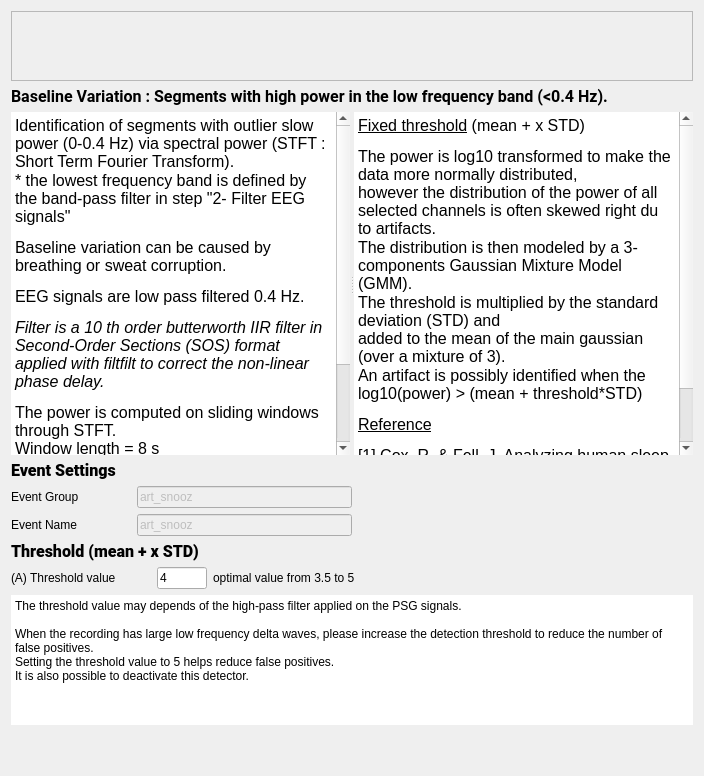
<?xml version="1.0" encoding="UTF-8"?>
<ui version="4.0">
 <class>BslVarStep</class>
 <widget class="QWidget" name="BslVarStep">
  <property name="geometry">
   <rect>
    <x>0</x>
    <y>0</y>
    <width>704</width>
    <height>776</height>
   </rect>
  </property>
  <property name="windowTitle">
   <string>Form</string>
  </property>
  <property name="styleSheet">
   <string notr="true">font: 12pt &quot;Roboto&quot;;</string>
  </property>
  <layout class="QVBoxLayout" name="verticalLayout_2">
   <item>
    <widget class="QScrollArea" name="scrollArea">
     <property name="sizePolicy">
      <sizepolicy hsizetype="Expanding" vsizetype="Preferred">
       <horstretch>0</horstretch>
       <verstretch>0</verstretch>
      </sizepolicy>
     </property>
     <property name="widgetResizable">
      <bool>true</bool>
     </property>
     <widget class="QWidget" name="scrollAreaWidgetContents">
      <property name="geometry">
       <rect>
        <x>0</x>
        <y>0</y>
        <width>1545</width>
        <height>161</height>
       </rect>
      </property>
      <layout class="QHBoxLayout" name="horizontalLayout">
       <item>
        <widget class="QLabel" name="label_7">
         <property name="text">
          <string/>
         </property>
         <property name="alignment">
          <set>Qt::AlignmentFlag::AlignCenter</set>
         </property>
        </widget>
       </item>
      </layout>
     </widget>
    </widget>
   </item>
   <item>
    <widget class="QLabel" name="label_6">
     <property name="sizePolicy">
      <sizepolicy hsizetype="Preferred" vsizetype="Fixed">
       <horstretch>0</horstretch>
       <verstretch>0</verstretch>
      </sizepolicy>
     </property>
     <property name="font">
      <font>
       <family>Roboto</family>
       <pointsize>12</pointsize>
       <italic>false</italic>
       <bold>false</bold>
      </font>
     </property>
     <property name="text">
      <string>&lt;html&gt;&lt;head/&gt;&lt;body&gt;&lt;p&gt;&lt;span style=&quot; font-weight:600;&quot;&gt;Baseline Variation : Segments with high power in the low frequency band (&amp;lt;0.4 Hz).&lt;/span&gt;&lt;/p&gt;&lt;/body&gt;&lt;/html&gt;</string>
     </property>
    </widget>
   </item>
   <item>
    <widget class="QSplitter" name="splitter">
     <property name="sizePolicy">
      <sizepolicy hsizetype="Expanding" vsizetype="Expanding">
       <horstretch>0</horstretch>
       <verstretch>0</verstretch>
      </sizepolicy>
     </property>
     <property name="orientation">
      <enum>Qt::Orientation::Horizontal</enum>
     </property>
     <widget class="QTextEdit" name="textEdit_2">
      <property name="minimumSize">
       <size>
        <width>0</width>
        <height>250</height>
       </size>
      </property>
      <property name="frameShape">
       <enum>QFrame::Shape::NoFrame</enum>
      </property>
      <property name="readOnly">
       <bool>true</bool>
      </property>
      <property name="html">
       <string>&lt;!DOCTYPE HTML PUBLIC &quot;-//W3C//DTD HTML 4.0//EN&quot; &quot;http://www.w3.org/TR/REC-html40/strict.dtd&quot;&gt;
&lt;html&gt;&lt;head&gt;&lt;meta name=&quot;qrichtext&quot; content=&quot;1&quot; /&gt;&lt;meta charset=&quot;utf-8&quot; /&gt;&lt;style type=&quot;text/css&quot;&gt;
p, li { white-space: pre-wrap; }
hr { height: 1px; border-width: 0; }
li.unchecked::marker { content: &quot;\2610&quot;; }
li.checked::marker { content: &quot;\2612&quot;; }
&lt;/style&gt;&lt;/head&gt;&lt;body style=&quot; font-family:'Roboto'; font-size:12pt; font-weight:400; font-style:normal;&quot;&gt;
&lt;p style=&quot; margin-top:0px; margin-bottom:0px; margin-left:0px; margin-right:0px; -qt-block-indent:0; text-indent:0px;&quot;&gt;&lt;span style=&quot; color:#000000;&quot;&gt;Identification of segments with outlier slow power (0-0.4 Hz) via spectral power (STFT : Short Term Fourier Transform).&lt;/span&gt;&lt;/p&gt;
&lt;p style=&quot; margin-top:0px; margin-bottom:0px; margin-left:0px; margin-right:0px; -qt-block-indent:0; text-indent:0px;&quot;&gt;&lt;span style=&quot; color:#000000;&quot;&gt;* the lowest frequency band is defined by the band-pass filter in step &amp;quot;2- Filter EEG signals&amp;quot;&lt;/span&gt;&lt;/p&gt;
&lt;p style=&quot; margin-top:12px; margin-bottom:12px; margin-left:0px; margin-right:0px; -qt-block-indent:0; text-indent:0px;&quot;&gt;&lt;span style=&quot; color:#000000;&quot;&gt;Baseline variation can be caused by breathing or sweat corruption.&lt;/span&gt;&lt;/p&gt;
&lt;p style=&quot; margin-top:12px; margin-bottom:12px; margin-left:0px; margin-right:0px; -qt-block-indent:0; text-indent:0px;&quot;&gt;&lt;span style=&quot; color:#000000;&quot;&gt;EEG signals are low pass filtered 0.4 Hz.&lt;/span&gt;&lt;/p&gt;
&lt;p style=&quot; margin-top:12px; margin-bottom:12px; margin-left:0px; margin-right:0px; -qt-block-indent:0; text-indent:0px;&quot;&gt;&lt;span style=&quot; font-style:italic; color:#000000;&quot;&gt;Filter is a 10 th order butterworth IIR filter in Second-Order Sections (SOS) format &lt;br /&gt;applied with filtfilt to correct the non-linear phase delay.&lt;/span&gt;&lt;/p&gt;
&lt;p style=&quot; margin-top:12px; margin-bottom:12px; margin-left:0px; margin-right:0px; -qt-block-indent:0; text-indent:0px;&quot;&gt;&lt;span style=&quot; color:#000000;&quot;&gt;The power is computed on sliding windows through STFT.&lt;br /&gt;Window length = 8 s&lt;br /&gt;Window step = 4 s&lt;/span&gt;&lt;/p&gt;
&lt;p style=&quot; margin-top:12px; margin-bottom:12px; margin-left:0px; margin-right:0px; -qt-block-indent:0; text-indent:0px;&quot;&gt;&lt;span style=&quot; font-style:italic; color:#000000;&quot;&gt;The STFT is applied to integrate (sum) the signal power within a frequency range&lt;br /&gt; of the true spectrum (units² ex. µV²) as suggested in [1].&lt;/span&gt;&lt;/p&gt;&lt;/body&gt;&lt;/html&gt;</string>
      </property>
     </widget>
     <widget class="QTextEdit" name="textEdit">
      <property name="minimumSize">
       <size>
        <width>0</width>
        <height>250</height>
       </size>
      </property>
      <property name="frameShape">
       <enum>QFrame::Shape::NoFrame</enum>
      </property>
      <property name="frameShadow">
       <enum>QFrame::Shadow::Sunken</enum>
      </property>
      <property name="lineWidth">
       <number>1</number>
      </property>
      <property name="readOnly">
       <bool>true</bool>
      </property>
      <property name="html">
       <string>&lt;!DOCTYPE HTML PUBLIC &quot;-//W3C//DTD HTML 4.0//EN&quot; &quot;http://www.w3.org/TR/REC-html40/strict.dtd&quot;&gt;
&lt;html&gt;&lt;head&gt;&lt;meta name=&quot;qrichtext&quot; content=&quot;1&quot; /&gt;&lt;meta charset=&quot;utf-8&quot; /&gt;&lt;style type=&quot;text/css&quot;&gt;
p, li { white-space: pre-wrap; }
hr { height: 1px; border-width: 0; }
li.unchecked::marker { content: &quot;\2610&quot;; }
li.checked::marker { content: &quot;\2612&quot;; }
&lt;/style&gt;&lt;/head&gt;&lt;body style=&quot; font-family:'Roboto'; font-size:12pt; font-weight:400; font-style:normal;&quot;&gt;
&lt;p style=&quot; margin-top:12px; margin-bottom:12px; margin-left:0px; margin-right:0px; -qt-block-indent:0; text-indent:0px;&quot;&gt;&lt;span style=&quot; text-decoration: underline; color:#000000;&quot;&gt;Fixed threshold&lt;/span&gt;&lt;span style=&quot; color:#000000;&quot;&gt; (mean + x STD)&lt;/span&gt;&lt;/p&gt;
&lt;p style=&quot; margin-top:0px; margin-bottom:0px; margin-left:0px; margin-right:0px; -qt-block-indent:0; text-indent:0px;&quot;&gt;The power is log10 transformed to make the data more normally distributed, &lt;br /&gt;however the distribution of the power of all selected channels is often skewed right du to artifacts.&lt;/p&gt;
&lt;p style=&quot; margin-top:0px; margin-bottom:0px; margin-left:0px; margin-right:0px; -qt-block-indent:0; text-indent:0px;&quot;&gt;The distribution is then modeled by a 3-components Gaussian Mixture Model (GMM).&lt;/p&gt;
&lt;p style=&quot; margin-top:0px; margin-bottom:0px; margin-left:0px; margin-right:0px; -qt-block-indent:0; text-indent:0px;&quot;&gt;The threshold is multiplied by the standard deviation (STD) and &lt;br /&gt;added to the mean of the main gaussian (over a mixture of 3).&lt;/p&gt;
&lt;p style=&quot; margin-top:0px; margin-bottom:0px; margin-left:0px; margin-right:0px; -qt-block-indent:0; text-indent:0px;&quot;&gt;An artifact is possibly identified when the log10(power) &amp;gt; (mean + threshold*STD)&lt;/p&gt;
&lt;p style=&quot; margin-top:12px; margin-bottom:12px; margin-left:0px; margin-right:0px; -qt-block-indent:0; text-indent:0px;&quot;&gt;&lt;a href=&quot;https://pubmed.ncbi.nlm.nih.gov/12723066/&quot;&gt;&lt;span style=&quot; text-decoration: underline; color:#000000;&quot;&gt;Reference&lt;/span&gt;&lt;/a&gt;&lt;/p&gt;
&lt;p style=&quot; margin-top:12px; margin-bottom:12px; margin-left:0px; margin-right:0px; -qt-block-indent:0; text-indent:0px;&quot;&gt;&lt;span style=&quot; color:#000000;&quot;&gt;[1] Cox, R. &amp;amp; Fell, J. Analyzing human sleep EEG: A methodological primer with code implementation. &lt;br /&gt;Sleep Medicine Reviews54, 101353 (2020).&lt;/span&gt;&lt;/p&gt;&lt;/body&gt;&lt;/html&gt;</string>
      </property>
     </widget>
    </widget>
   </item>
   <item>
    <layout class="QHBoxLayout" name="horizontalLayout_5">
     <item>
      <layout class="QVBoxLayout" name="verticalLayout">
       <item>
        <widget class="QLabel" name="label_4">
         <property name="sizePolicy">
          <sizepolicy hsizetype="Preferred" vsizetype="Fixed">
           <horstretch>0</horstretch>
           <verstretch>0</verstretch>
          </sizepolicy>
         </property>
         <property name="font">
          <font>
           <family>Roboto</family>
           <pointsize>12</pointsize>
           <italic>false</italic>
           <bold>false</bold>
          </font>
         </property>
         <property name="text">
          <string>&lt;html&gt;&lt;head/&gt;&lt;body&gt;&lt;p&gt;&lt;span style=&quot; font-weight:700;&quot;&gt;Event Settings&lt;/span&gt;&lt;/p&gt;&lt;/body&gt;&lt;/html&gt;</string>
         </property>
        </widget>
       </item>
       <item>
        <layout class="QHBoxLayout" name="horizontalLayout_3">
         <item>
          <widget class="QLabel" name="label_3">
           <property name="sizePolicy">
            <sizepolicy hsizetype="Fixed" vsizetype="Fixed">
             <horstretch>0</horstretch>
             <verstretch>0</verstretch>
            </sizepolicy>
           </property>
           <property name="minimumSize">
            <size>
             <width>120</width>
             <height>0</height>
            </size>
           </property>
           <property name="text">
            <string>Event Group</string>
           </property>
          </widget>
         </item>
         <item>
          <widget class="QLineEdit" name="group_lineEdit">
           <property name="enabled">
            <bool>false</bool>
           </property>
           <property name="maximumSize">
            <size>
             <width>300</width>
             <height>16777215</height>
            </size>
           </property>
           <property name="toolTip">
            <string>In which &quot;Event Group&quot; the detected artifact are added (how they will be written to  the annotation file). Go to the general Detectors Settings to edit the group.</string>
           </property>
           <property name="text">
            <string>art_snooz</string>
           </property>
          </widget>
         </item>
        </layout>
       </item>
       <item>
        <layout class="QHBoxLayout" name="horizontalLayout_4">
         <item>
          <widget class="QLabel" name="label_11">
           <property name="sizePolicy">
            <sizepolicy hsizetype="Fixed" vsizetype="Fixed">
             <horstretch>0</horstretch>
             <verstretch>0</verstretch>
            </sizepolicy>
           </property>
           <property name="minimumSize">
            <size>
             <width>120</width>
             <height>0</height>
            </size>
           </property>
           <property name="text">
            <string>Event Name</string>
           </property>
          </widget>
         </item>
         <item>
          <widget class="QLineEdit" name="name_lineEdit">
           <property name="enabled">
            <bool>false</bool>
           </property>
           <property name="maximumSize">
            <size>
             <width>300</width>
             <height>16777215</height>
            </size>
           </property>
           <property name="toolTip">
            <string>The event name of the detected artifact (how they will be wrtten to the annotation file).  Go to the general Detectors Settings to edit the name.</string>
           </property>
           <property name="text">
            <string>art_snooz</string>
           </property>
          </widget>
         </item>
        </layout>
       </item>
      </layout>
     </item>
     <item>
      <spacer name="horizontalSpacer_2">
       <property name="orientation">
        <enum>Qt::Orientation::Horizontal</enum>
       </property>
       <property name="sizeType">
        <enum>QSizePolicy::Policy::Expanding</enum>
       </property>
       <property name="sizeHint" stdset="0">
        <size>
         <width>13</width>
         <height>13</height>
        </size>
       </property>
      </spacer>
     </item>
    </layout>
   </item>
   <item>
    <widget class="QLabel" name="label">
     <property name="sizePolicy">
      <sizepolicy hsizetype="Preferred" vsizetype="Fixed">
       <horstretch>0</horstretch>
       <verstretch>0</verstretch>
      </sizepolicy>
     </property>
     <property name="font">
      <font>
       <family>Roboto</family>
       <pointsize>12</pointsize>
       <italic>false</italic>
       <bold>false</bold>
       <stylestrategy>PreferAntialias</stylestrategy>
      </font>
     </property>
     <property name="text">
      <string>&lt;html&gt;&lt;head/&gt;&lt;body&gt;&lt;p&gt;&lt;span style=&quot; font-weight:700;&quot;&gt;Threshold (mean + x STD)&lt;/span&gt;&lt;/p&gt;&lt;/body&gt;&lt;/html&gt;</string>
     </property>
    </widget>
   </item>
   <item>
    <layout class="QHBoxLayout" name="horizontalLayout_2">
     <item>
      <widget class="QLabel" name="label_5">
       <property name="sizePolicy">
        <sizepolicy hsizetype="Preferred" vsizetype="Fixed">
         <horstretch>0</horstretch>
         <verstretch>0</verstretch>
        </sizepolicy>
       </property>
       <property name="minimumSize">
        <size>
         <width>140</width>
         <height>0</height>
        </size>
       </property>
       <property name="midLineWidth">
        <number>0</number>
       </property>
       <property name="text">
        <string>&lt;html&gt;&lt;head/&gt;&lt;body&gt;&lt;p&gt;(A) Threshold value&lt;/p&gt;&lt;/body&gt;&lt;/html&gt;</string>
       </property>
       <property name="textFormat">
        <enum>Qt::TextFormat::RichText</enum>
       </property>
      </widget>
     </item>
     <item>
      <widget class="QLineEdit" name="threshold_lineEdit">
       <property name="maximumSize">
        <size>
         <width>50</width>
         <height>16777215</height>
        </size>
       </property>
       <property name="toolTip">
        <string>The threshold value to identify the artifact.  Its units is x times the baseline standard deviation.</string>
       </property>
       <property name="text">
        <string>4</string>
       </property>
      </widget>
     </item>
     <item>
      <widget class="QLabel" name="label_2">
       <property name="sizePolicy">
        <sizepolicy hsizetype="Preferred" vsizetype="Fixed">
         <horstretch>0</horstretch>
         <verstretch>0</verstretch>
        </sizepolicy>
       </property>
       <property name="maximumSize">
        <size>
         <width>200</width>
         <height>16777215</height>
        </size>
       </property>
       <property name="text">
        <string>optimal value from 3.5 to 5</string>
       </property>
       <property name="alignment">
        <set>Qt::AlignmentFlag::AlignLeading|Qt::AlignmentFlag::AlignLeft|Qt::AlignmentFlag::AlignVCenter</set>
       </property>
      </widget>
     </item>
     <item>
      <spacer name="horizontalSpacer">
       <property name="orientation">
        <enum>Qt::Orientation::Horizontal</enum>
       </property>
       <property name="sizeHint" stdset="0">
        <size>
         <width>40</width>
         <height>20</height>
        </size>
       </property>
      </spacer>
     </item>
    </layout>
   </item>
   <item>
    <widget class="QPlainTextEdit" name="plainTextEdit">
     <property name="sizePolicy">
      <sizepolicy hsizetype="Expanding" vsizetype="Expanding">
       <horstretch>0</horstretch>
       <verstretch>0</verstretch>
      </sizepolicy>
     </property>
     <property name="minimumSize">
      <size>
       <width>0</width>
       <height>0</height>
      </size>
     </property>
     <property name="maximumSize">
      <size>
       <width>16777215</width>
       <height>130</height>
      </size>
     </property>
     <property name="frameShape">
      <enum>QFrame::Shape::NoFrame</enum>
     </property>
     <property name="frameShadow">
      <enum>QFrame::Shadow::Sunken</enum>
     </property>
     <property name="lineWidth">
      <number>1</number>
     </property>
     <property name="readOnly">
      <bool>true</bool>
     </property>
     <property name="plainText">
      <string>The threshold value may depends of the high-pass filter applied on the PSG signals.

When the recording has large low frequency delta waves, please increase the detection threshold to reduce the number of false positives. 
Setting the threshold value to 5 helps reduce false positives.
It is also possible to deactivate this detector.</string>
     </property>
    </widget>
   </item>
   <item>
    <spacer name="verticalSpacer">
     <property name="orientation">
      <enum>Qt::Orientation::Vertical</enum>
     </property>
     <property name="sizeType">
      <enum>QSizePolicy::Policy::Preferred</enum>
     </property>
     <property name="sizeHint" stdset="0">
      <size>
       <width>20</width>
       <height>40</height>
      </size>
     </property>
    </spacer>
   </item>
  </layout>
 </widget>
 <resources>
  <include location="../../../../../snooz-toolbox/src/main/python/ui/themes/themes.qrc"/>
 </resources>
 <connections/>
 <slots>
  <slot>on_choose()</slot>
  <slot>on_input_format_changed()</slot>
 </slots>
</ui>
